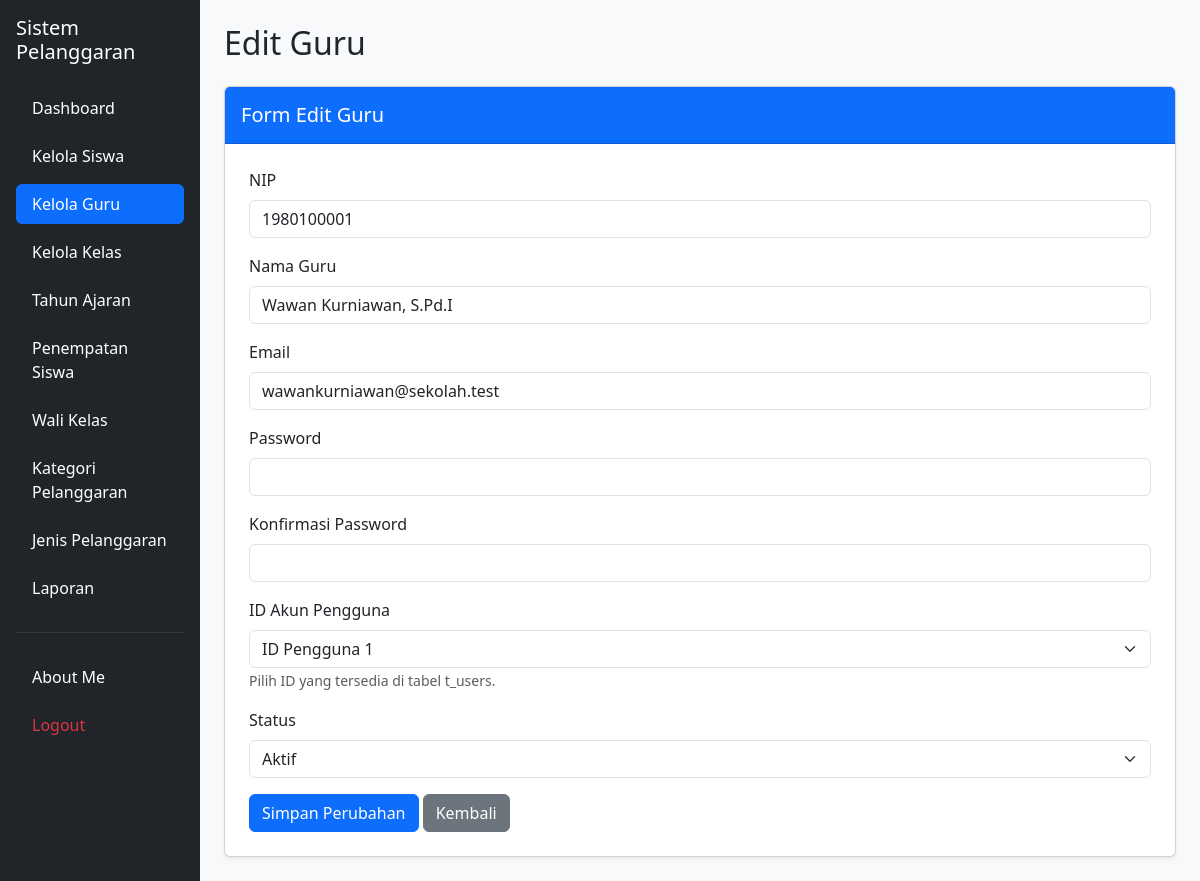
The page /edit_guru.php?id=1 (signed in) on the database its author committed.
### tables this page shows
CREATE TABLE `t_guru` (
  `id` int(11) NOT NULL,
  `nip` varchar(30) NOT NULL,
  `nama` varchar(150) NOT NULL,
  `email` varchar(150) NOT NULL,
  `status_aktif` tinyint(1) NOT NULL,
  `user_id` int(11) NOT NULL,
  `created_at` timestamp NULL DEFAULT current_timestamp(),
  `update_at` timestamp NULL DEFAULT current_timestamp()
);

### edit_guru.php (the view, shortened to what this page needs)
<?php
include "config/koneksi.php";
$id = isset($_GET['id']) ? (int) $_GET['id'] : 0;
$stmt = mysqli_prepare(
    $koneksi,
    "SELECT * FROM t_guru WHERE id = ?"
);
mysqli_stmt_bind_param($stmt, "i", $id);
mysqli_stmt_execute($stmt);
$result = mysqli_stmt_get_result($stmt);
$data = mysqli_fetch_assoc($result);
$users = mysqli_query(
    $koneksi,
    "SELECT id FROM t_users WHERE role = 'guru' ORDER BY id ASC"
);
?>
<!DOCTYPE html>
<html lang="id">
<head>
    <link
        href="https://cdn.jsdelivr.net/npm/bootstrap@5.3.8/dist/css/bootstrap.min.css"
        rel="stylesheet">
</head>
<body class="bg-light">
<div class="container-fluid">
    <div class="row">
        <aside class="col-md-3 col-lg-2 bg-dark min-vh-100 p-3">
            <h5 class="text-white mb-4">
                Sistem Pelanggaran
            </h5>
            <ul class="nav nav-pills flex-column gap-2">
                <li class="nav-item">
                    <a href="dashboard.php" class="nav-link text-white">
                        Dashboard
                    </a>
                </li>
                <li class="nav-item">
                    <a href="siswa.php" class="nav-link text-white">
                        Kelola Siswa
                    </a>
                </li>
                <li class="nav-item">
                    <a href="guru.php" class="nav-link active">
                        Kelola Guru
                    </a>
                </li>
                <li class="nav-item">
                    <a href="kelas.php" class="nav-link text-white">
                        Kelola Kelas
                    </a>
                </li>
                <li class="nav-item">
                    <a href="tahun_ajaran.php" class="nav-link text-white">
                        Tahun Ajaran
                    </a>
                </li>
                <li class="nav-item">
                    <a href="penempatan_siswa.php" class="nav-link text-white">
                        Penempatan Siswa
                    </a>
                </li>
                <li class="nav-item">
                    <a href="wali_kelas.php" class="nav-link text-white">
                        Wali Kelas
                    </a>
                </li>
                <li class="nav-item">
                    <a href="kategori_pelanggaran.php" class="nav-link text-white">
                        Kategori Pelanggaran
                    </a>
                </li>
                <li class="nav-item">
                    <a href="jenis_pelanggaran.php" class="nav-link text-white">
                        Jenis Pelanggaran
                    </a>
                </li>
                <li class="nav-item">
                    <a href="laporan.php" class="nav-link text-white">
                        Laporan
                    </a>
                </li>
                <hr class="text-secondary">
                <li class="nav-item">
                    <a href="about_me.php" class="nav-link text-white">
                        About Me
                    </a>
                </li>
                <li class="nav-item">
                    <a href="logout.php"
                       class="nav-link text-danger"
                       onclick="return confirm('Yakin ingin logout?')">
                        Logout
                    </a>
                </li>
            </ul>
        </aside>
        <main class="col-md-9 col-lg-10 p-4">
            <h2 class="mb-4">
                Edit Guru
            </h2>
            <div class="card shadow-sm">
                <div class="card-header bg-primary text-white py-3">
                    <h5 class="mb-0">
                        Form Edit Guru
                    </h5>
                </div>
                <div class="card-body p-4">
                    <form method="POST">
                        <div class="mb-3">
                            <label class="form-label">
                                NIP
                            </label>
                            <input
                                type="text"
                                name="nip"
                                id="nip"
                                class="form-control"
                                value="<?= htmlspecialchars($data['nip'] ?? ''); ?>"
                                maxlength="18"
                                inputmode="numeric"
                                required>
                        </div>
                        <div class="mb-3">
                            <label class="form-label">
                                Nama Guru
                            </label>
                            <input
                                type="text"
                                name="nama"
                                class="form-control"
                                value="<?= htmlspecialchars($data['nama'] ?? ''); ?>"
                                required>
                        </div>
                        <div class="mb-3">
                            <label class="form-label">
                                Email
                            </label>
                            <input
                                type="email"
                                name="email"
                                class="form-control"
                                value="<?= htmlspecialchars($data['email'] ?? ''); ?>"
                                required>
                        </div>
                        <div class="mb-3">
                            <label class="form-label">
                                Password
                            </label>
                            <input
                                type="password"
                                name="password"
                                id="password"
                                class="form-control"
                                maxlength="8"
                                autocomplete="new-password"
                                required>
                        </div>
                        <div class="mb-3">
                            <label class="form-label">
                                Konfirmasi Password
                            </label>
                            <input
                                type="password"
                                name="konfirmasi_password"
                                id="konfirmasi_password"
                                class="form-control"
                                maxlength="8"
                                autocomplete="new-password"
                                required>
                        </div>
                        <div class="mb-3">
                            <label class="form-label">
                                ID Akun Pengguna
                            </label>
                            <select
                                name="user_id"
                                class="form-select"
                                required>
                                <?php while ($u = mysqli_fetch_assoc($users)) { ?>
                                    <option
                                        value="<?= (int) $u['id']; ?>"
                                        <?= (int)($data['user_id'] ?? 0) == (int)$u['id'] ? 'selected' : ''; ?>>
                                        ID Pengguna <?= (int)$u['id']; ?>
                                    </option>
                                <?php } ?>
                            </select>
                            <small class="text-muted">
                                Pilih ID yang tersedia di tabel t_users.
                            </small>
                        </div>
                        <div class="mb-3">
                            <label class="form-label">
                                Status
                            </label>
                            <select
                                name="status_aktif"
                                class="form-select"
                                required>
                                <option value="1"
                                    <?= ($data['status_aktif'] ?? 0) == 1 ? 'selected' : ''; ?>>
                                    Aktif
                                </option>
                            </select>
                        </div>
                        <button
                            type="submit"
                            name="update"
                            class="btn btn-primary">
                            Simpan Perubahan
                        </button>
                        <a
                            href="guru.php"
                            class="btn btn-secondary">
                            Kembali
                        </a>
                    </form>
                </div>
            </div>
        </main>
    </div>
</div>
</body>
</html>

### rows shown on the page
t_guru: nip "1980100001", nama "Wawan Kurniawan, S.Pd.I", email "wawankurniawan@sekolah.test", user_id "ID Pengguna 1", status_aktif "Aktif"
